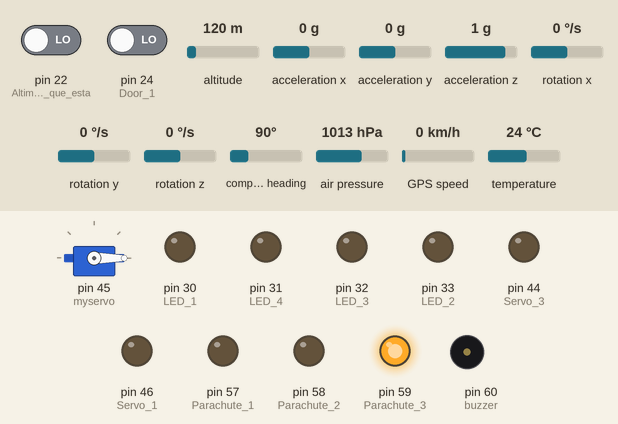
Recording of a sketch running on a simulated Arduino Mega 2560, built for the host (arithmetic inside an expression is 32-bit, double 64-bit). Parts: servo, output pins drawn as LEDs (lit = HIGH), buzzer (waves = sounding). Inputs (shaded band) come from the test bench; at power-on: pin 22 (Altimeter_1_e_o_que_esta) LOW, pin 24 (Door_1) LOW, altitude 120 m, acceleration x 0 g, acceleration y 0 g, acceleration z 1 g, rotation x 0 °/s, rotation y 0 °/s, rotation z 0 °/s, compass heading 90°, air pressure 1013 hPa, GPS speed 0 km/h, temperature 24 °C. Storage starts empty; the GPS gets a fix after 3 s at 37.7749, -122.4194 with 8 satellites; what the sketch prints to the serial monitor is not drawn.

Above: at 3.3 s.
3.4 s: pin 22 (Altimeter_1_e_o_que_esta) driven HIGH
At 4.8 s:
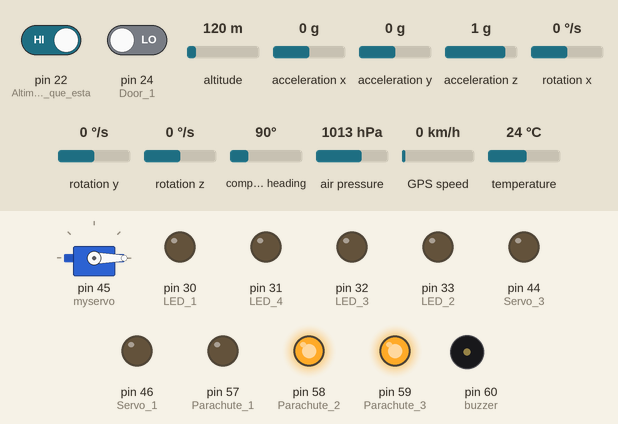
7.5 s: pin 24 (Door_1) driven HIGH
At 8.2 s:
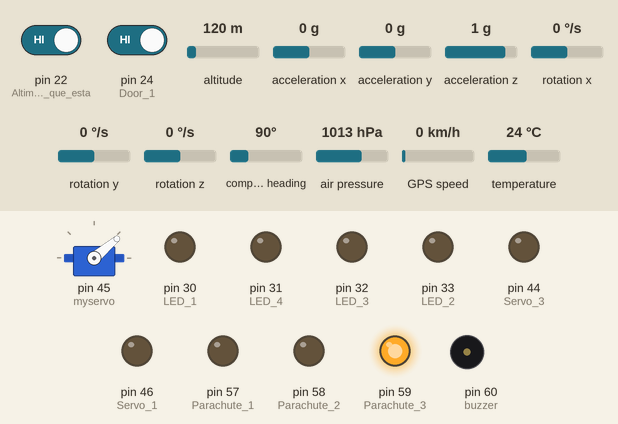
11.6 s: pin 24 (Door_1) driven LOW
At 12.5 s:
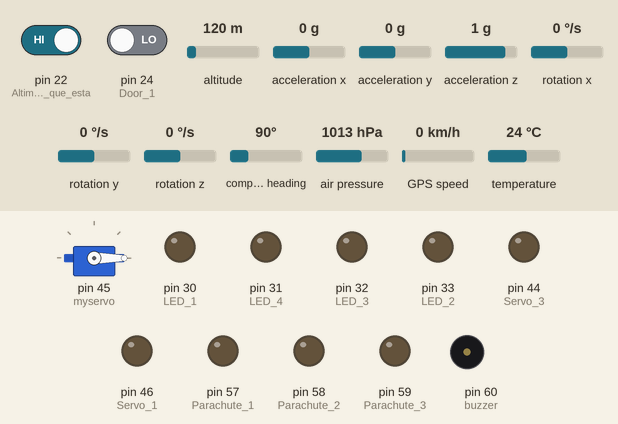
15.7 s: pin 24 (Door_1) driven HIGH
At 17.0 s:
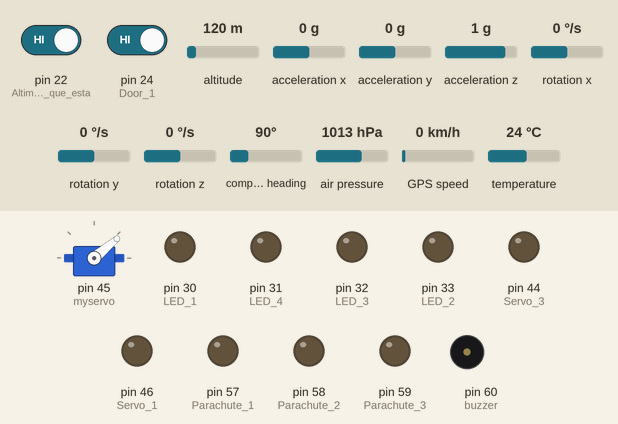
Timing chart, 0 to 24.6 s (numbered marks = the images above; inputs shaded):
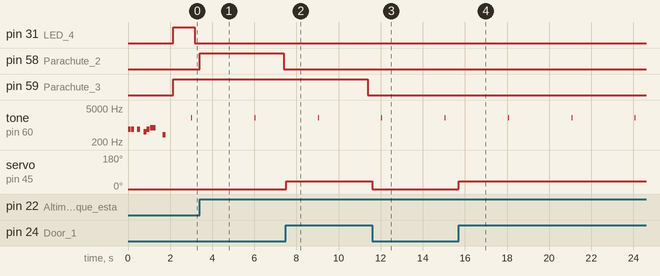

The sketch:

foguete.ino
```cpp
//SW1=Pin94=dig57=A3-middle (Won't be used)
//SW2=Pin93=dig58=A4-beside of volt meter
//SW3=Pin92=dig59=A5-beside of antenna
#include <Wire.h>
#include <CircularBuffer.h>
#include <SPI.h>
#include <SD.h>
#include <Adafruit_MPU6050.h>
#include <Adafruit_Sensor.h>
#include <TinyGPS++.h>
#include <SoftwareSerial.h>
#include <MS5611.h>
#include <Servo.h>
#define NOTE_G4  392
#define NOTE_C5  523
#define NOTE_E5  659
#define NOTE_G5  784
#define REST  0

//Iicialize song
int tempo = 200;
int buzzer = 60;
int melody[] = {
  NOTE_E5, 8, NOTE_E5, 8, REST, 8, NOTE_E5, 8, REST, 8, NOTE_C5, 8, NOTE_E5, 8, //1
  NOTE_G5, 4, REST, 4, NOTE_G4, 8, REST, 4
};
int notes = sizeof(melody) / sizeof(melody[0]) / 2;
int wholenote = (60000 * 4) / tempo;
int divider = 0, noteDuration = 0;
//******

int GPSBaud = 9600; //Comunication speed of GPS module
unsigned long tim = 0;
double Fbar = 0, Fimu = 0, FLoc = 0, reserva = 2, Accx1 = 0;

Servo myservo;
TinyGPSPlus gps;
SoftwareSerial gpsSerial(11, 12);  //GPS PINs
CircularBuffer<int, 5> buffer;  //Number of points to calculate a average height
File myFile;
MS5611 ms5611;
Adafruit_MPU6050 mpu;

void setup() {
  //Song **
  for (int thisNote = 0; thisNote < notes * 2; thisNote = thisNote + 2) {
    divider = melody[thisNote + 1];
    if (divider > 0) {
      noteDuration = (wholenote) / divider;
    } else if (divider < 0) {
      noteDuration = (wholenote) / abs(divider);
      noteDuration *= 1.5;
    }
    tone(buzzer, melody[thisNote], noteDuration * 0.9);
    delay(noteDuration);
    noTone(buzzer);
  }
  //**

  Serial.begin(57600);  //Comunication speed of telemetry
  myservo.attach(45);
  pinMode(30, OUTPUT);  //LED 1
  pinMode(33, OUTPUT);  //LED 2
  pinMode(32, OUTPUT);  //LED 3
  pinMode(31, OUTPUT);  //LED 4
  pinMode(46, OUTPUT);  //Servo 1
  pinMode(45, OUTPUT);  //Servo 2
  pinMode(44, OUTPUT);  //Servo 3
  pinMode(22, INPUT);  //Altimeter 1 e o que esta do lado do furo de prender cabo
  pinMode(69, INPUT);  //Altimeter 2 e o mais perto do sdcard
  pinMode(24, INPUT);  //Door 1
  pinMode(23, INPUT);  //Door 2
  pinMode(57, OUTPUT);  //Parachute 1
  pinMode(58, OUTPUT);  //Parachute 2
  pinMode(59, OUTPUT);  //Parachute 3
  pinMode(60, OUTPUT);  //Buzzer
  //digitalWrite(57, LOW); //Parachute 1 nao esta sendo usado, mas pode.
  digitalWrite(58, LOW); //Parachute 2 e o que esta perto do meditor de tensao
  digitalWrite(59, LOW); //Parachute 3 e o que esta do lado da antena
  myservo.write(0); //Place servo to 0 degrees


  SD.begin(10);  // Port to data of Sdcard
  while (!ms5611.begin(MS5611_HIGH_RES)) {
    Fbar = 0;
    delay(500);
  }
  Fbar = 1;

  while (!Serial) {
    delay(10); // waiting
  }

  if (!mpu.begin()) {
    Fimu = 0;
  }

  else Fimu = 1;

  mpu.setAccelerometerRange(MPU6050_RANGE_16_G); // Max acceleration
  mpu.setGyroRange(MPU6050_RANGE_500_DEG); //Max angle range
  mpu.setFilterBandwidth(MPU6050_BAND_184_HZ); //Max bandwidth
  delay(10);

  gpsSerial.begin(GPSBaud);

  /////////***HEADER****/////////
  //Serial.print("Acc X   ");
  //  Serial.print("Acc Y   ");
  //  Serial.print("Acc Z   ");
  //  Serial.print("Rot X   ");
  //  Serial.print("Rot y   ");
  //  Serial.print("Rot z   ");
  //  Serial.print("Latitude    ");
  //  Serial.print("Longitude   ");
  //  Serial.print("Avhei  ");
  //  Serial.print("VerSpe   ");
  //  Serial.println("Time  ");
  //****AINDA TEM QUE ADEQUAR*****
}

//___________LOOP_____________//

void loop() {
  static double lati, lon, A[] = {0.00, 0.00, 0.00, 0.00, 0.00, 0.00}, InstantaneousHeight, VertSpeed, ExpectedHeight, Avh, Accx, timer = 0, volt, current;
  static unsigned long tim1 = 0, tim2 = 0;
  static bool door1 = false, door2 = false, FlagImu=true;

  if (millis() - tim1 >= 10) {
    tim1 = millis();
    while (gpsSerial.available() > 0)
      if (gps.encode(gpsSerial.read()))
        LocationInfo(&lati, &lon);

    sensors_event_t a, g, temp;
    mpu.getEvent(&a, &g, &temp);
//    if(FlagImu==true){
//      Accx1 = -a.acceleration.x;
//    }
//    FlagImu=false;
    //Serial.println("");
    //Serial.print("Alt1=");
    //Serial.println(digitalRead(22));
    //Serial.print("ALT2=");
    //Serial.println(digitalRead(69));

    //
    //  if (!mpu.begin())
    //    Fimu=0;
    //  else Fimu=1;
    //
    //  if(!ms5611.begin(MS5611_HIGH_RES))
    //    Fbar=0;
    //  else Fbar=1;

    //*BUZZER CHECK**///
    if (Fbar == 0 || Fimu == 0) {
      if (millis() - tim2 >= 1000) {
        tim2 = millis();
        BuzError();
      }
    }

    if (Fbar == 1 && Fimu == 1) {
      if (millis() - tim2 >= 3000) {
        tim2 = millis();
        BuzOk();
      }
    }

    //*THE END BUZZER CHECK**//

    //Serial.print("Floc=");
    //Serial.println(FLoc);
    //Serial.print("Fbar=");
    //Serial.println(Fbar);
    //Serial.print("Fimu=");
    //Serial.println(Fimu);

    if (Fbar == 0)
      digitalWrite(33, HIGH);
    else
      digitalWrite(33, LOW);

    if (FLoc == 0)
      digitalWrite(31, HIGH);
    else
      digitalWrite(31, LOW);

    if (Fimu == 0)
      digitalWrite(30, HIGH);
    else
      digitalWrite(30, LOW);
    //reserva = reserva * cos(3.14);
    //    volt = Volt();
    //    current = volt / .2;
    //    Serial.print("volt");
    //    Serial.println(volt);
    //    Serial.print(a.acceleration.x);
    //    Serial.print("   ");
    //    Serial.print(a.acceleration.y);
    //    Serial.print("    ");
    //    Serial.print(a.acceleration.z);
    //    Serial.print("   ");
    //    //Serial.println(" m/s^2");
    //    Serial.print(g.gyro.x * 180 / 3.14);
    //    Serial.print("   ");
    //    Serial.print(g.gyro.y * 180 / 3.14);
    //    Serial.print("   ");
    //    Serial.print(g.gyro.z * 180 / 3.14);
    //    Serial.print("    ");

    InstantaneousHeight = readPressure();
    Avh = averHeight(InstantaneousHeight);

    //** Shift position *//
    A[5] = A[4];
    A[4] = A[3];
    A[3] = A[2];
    A[2] = A[1];
    A[1] = A[0];
    A[0] = Avh;

    VertSpeed = AverVertSpeed(A[0], A[1]);
    ExpectedHeight = HeiEst(VertSpeed, Avh);
//        Serial.print(lati, 6);
//        Serial.print("    ");
//        Serial.print(lon, 6);
//        Serial.print("    ");

//    Serial.print(Avh);
//    Serial.print(",");
//    Serial.print(InstantaneousHeight);
//    Serial.print(",");
//    Serial.println(VertSpeed);
//    Serial.print(",");
//    Serial.print(A[0]);
//    Serial.print(",");
//    Serial.print(A[1]);
//    Serial.print(",");
//    Serial.println(millis());


    static int Parac = Parachutes(A[0], A[4]);
    CheckAlt1(Parac);
    CheckAlt2(Parac);


    //////////////VERIFICAER////////////////
    storage(a.acceleration.x, a.acceleration.y, a.acceleration.z, g.gyro.x, g.gyro.y, g.gyro.z, Avh, VertSpeed, ExpectedHeight, millis());
    double tim2 = tim1;
    Accx = a.acceleration.y;
    //    Serial.print("Accz=");
    //    Serial.println(Accz);
    timer = millis();
    //Serial.println(Accx);
    //SendToPython(&Accx, &Avh, &VertSpeed, &ExpectedHeight, &timer);//,&ExpectedHeight);

    Serial.print(Accx);
    Serial.print(" , ");
    Serial.print(Avh);
    Serial.print(" , ");
    Serial.print(VertSpeed);
    Serial.print(" , ");
    Serial.println(ExpectedHeight);
//    Serial.print(" , ");
//    Serial.println(timer);
    //////////*******//////////////////////
  }

}

//______ FUNCTION RESPONSIBLE TO SEND DATAS TO GROUND STATION _______//

void SendToPython(double* data1, double* data2, double* data3, double* data4, double* data5) //double* data6, double* data7, double* data8, double* data9, double* data10, double* data11)//, double* data12)
{
  byte* byteData1 = (byte*)(data1);
  byte* byteData2 = (byte*)(data2);
  byte* byteData3 = (byte*)(data3);
  byte* byteData4 = (byte*)(data4);
  byte* byteData5 = (byte*)(data5);
//  byte* byteData6 = (byte*)(data6);
//  byte* byteData7 = (byte*)(data7);
//  byte* byteData8 = (byte*)(data8);
//  byte* byteData9 = (byte*)(data9);
//  byte* byteData10 = (byte*)(data10);
//  byte* byteData11 = (byte*)(data11);
  //byte* byteData12 = (byte*)(data12);
  //  byte* byteData13 = (byte*)(data13);


  byte buf[20] = {byteData1[0], byteData1[1], byteData1[2], byteData1[3],
                  byteData2[0], byteData2[1], byteData2[2], byteData2[3],
                  byteData3[0], byteData3[1], byteData3[2], byteData3[3],
                  byteData4[0], byteData4[1], byteData4[2], byteData4[3],
                  byteData5[0], byteData5[1], byteData5[2], byteData5[3]
//                  byteData6[0], byteData6[1], byteData6[2], byteData6[3],
//                  byteData7[0], byteData7[1], byteData7[2], byteData7[3],
//                  byteData8[0], byteData8[1], byteData8[2], byteData8[3],
//                  byteData9[0], byteData9[1], byteData9[2], byteData9[3],
//                  byteData10[0], byteData10[1], byteData10[2], byteData10[3],
//                  byteData11[0], byteData11[1], byteData11[2], byteData11[3]
                  //byteData12[0], byteData12[1], byteData12[2], byteData12[3]
                 };
  //  byteData13[0], byteData13[1], byteData13[2], byteData13[3]};
  Serial.write(buf, 20);
}

//___________PARACHUTES_____________//

int Parachutes(double Pos0, double Pos5) {
  static int Count = 0;
  if ((Pos5 < (Pos0 + 1)) && (Pos0 > 500)) {
    Count++;
    if (Count > 10 && Count < 29)return (2);
    if (Count > 30)return (1);
  }
  else return (0);
}
//__________AVERAGE SPEED____________//

double AverVertSpeed(double Pos0, double Pos1) {
  static double Deltime;
  int Speed = (Pos0 - Pos1) * 10 / ( (millis() - Deltime)); //m/s
  Deltime = millis();
  return (Speed);

}
//__________averHeight___________//

double averHeight(double InstantaneousHeight) {
  double a = InstantaneousHeight;
  //if(a>.20){
  buffer.push((int)InstantaneousHeight);
  if (millis() - tim >= 20) {
    //Serial.print("time=");
    //Serial.println(millis() - tim);
    tim = millis();

    float avgHeigt = 0.00;
    using index_t = decltype(buffer)::index_t;
    for (index_t i = 0; i < buffer.size(); i++) {
      avgHeigt += buffer[i] / (float)buffer.size();
      // if(i>1 && (buffer[i] / (float)buffer.size()<buffer[i-1] / (float)buffer.size())){

    }
    return (avgHeigt);
  }

}
//__________SD CARD STORAGE___________//

double storage(double Accx, double Accy, double Accz, double Rotx, double Roty,
               double Rotz, double AveHei,  double Speed, double expectedHeigh, double Time) {
  String txt = ".txt";

  static int b;
  static bool count = true;
  if (count) {
    for (int a = 0; a < 100; a++) {
      if (SD.exists(String(a) + txt)) {
        b = a;
      }
    }
  }
  myFile = SD.open(String(b + 1) + txt, FILE_WRITE);
  if (myFile) {
    if (count) {
      myFile.println("Acc X   Acc Y   Acc Z   Rot X   Rot Y   Rot Z   Avhei   Speed    Time  ExpectedHeight");

      count = false;
    }
    myFile.print(Accx);
    myFile.print("   ");
    myFile.print(Accy);
    myFile.print("   ");
    myFile.print(Accz);
    myFile.print("   ");
    myFile.print(Rotx);
    myFile.print("   ");
    myFile.print(Roty);
    myFile.print("   ");
    myFile.print(Rotz);
    myFile.print("     ");
    myFile.print(AveHei);
    myFile.print("     ");
    myFile.print(Speed);
    myFile.print("     ");
    myFile.print(expectedHeigh);
    myFile.print("     ");
    myFile.println(millis());
    myFile.close();
  }
}
//____________PRESSURE CALCULATOR____________//

double readPressure()
{ static int i = 0;
  int NumIte = 50;
  static double AveHeig = 0, baseline = 0, SetPoint = 0;
  if (i < NumIte) {
    for (i = 0; i < NumIte; i++) {
      //double realTemperature = ms5611.readTemperature(true);
      double realPressure = ms5611.readPressure();
      double realAltitude = ms5611.getAltitude(realPressure);
      AveHeig = AveHeig + realAltitude;
      //      Serial.print("AveHeig=");
      //      Serial.println(AveHeig);
    }
    baseline = AveHeig / NumIte;
    //  Serial.print("baseline");
    //  Serial.println(baseline);
  }
  SetPoint = ms5611.getAltitude(ms5611.readPressure(true)) - baseline;
  //FilterHeight(SetPoint);
  return (SetPoint);//-FilterHeight(SetPoint));
}
//FilterHeight

//____________LOCATION____________//

void LocationInfo(double *LAT, double *LON )//FUNÇÃO RESPONSAVEL PELA LEITURA DOS DADOS
{
  if (gps.location.isValid())//SE A LOCALIZAÇÃO DO SINAL ENCONTRADO É VÁLIDA, ENTÃO
  {
    *LAT = gps.location.lat();
    *LON = gps.location.lng();
    FLoc = 1;
    // Serial.println(" location identified");
  }
  else
  {
    FLoc = 0;
    //Serial.println("No location identified yet");//No identified location
  }
}

//_________ BEEP FOR PROBLEMS CONDITIONS ___________//

void BuzError() {
  static int count = 0;
  //if(count==0)
  tone(60, 500, 30);

  if (count == 1)
    tone(60, 1500, 30);

  count++;
  if (count == 2)
    count = 0;
}

//_________ BEEP FOR REGULARS CONDITIONS __________//

void BuzOk() {
  tone(60, 2000, 30);
}

//___________ VOLT METER _____________//

double Volt() {
  double  volt1, volt2, volt;
  volt1 = analogRead(A1);
  volt2 = analogRead(A0);
  volt = volt1 - volt2;
  return (volt);
}

//___________ALTIMETER 1 INPUT CHECK _______//

void CheckAlt1(int parac) {

  static double starTime, starTime2;
  static bool Flag = true;
  if ((digitalRead(22) == HIGH) || parac == 1)
    Flag = false;
  //Serial.print("flag=");
  //Serial.println(Flag);
  if (Flag == true)
    starTime = millis();
  //Serial.print("startime=");
  //Serial.println(starTime);
  if (Flag == false && ((millis() - starTime) < 4000) ) {
    digitalWrite(58, HIGH);
    starTime2 = millis();
  }
  else {
    digitalWrite(58, LOW);
    if (((millis() - starTime2) < 4000) ) {
      digitalWrite(59, HIGH);
    }
    else
      digitalWrite(59, LOW);
  }
}
//________ ALTIMETER 2 INPUT CHECK SERVO CUBESAT ______//

void CheckAlt2(int parac) {

  static double starTime;
  static bool Flag = true;
  if (parac == 2)
    Flag = false;

  if (Flag == true)
    starTime = millis();

  if ((Flag == false && (millis() - starTime < 10000)) || digitalRead(24) == HIGH) {
    //digitalWrite(59, HIGH);
    myservo.write(40);//Place servo  to 180 degrees.
  }
  else {
    //digitalWrite(59, LOW);
    myservo.write(0);
  }
}

//__________ HEIGHT ESTIMATOR ________//

double HeiEst(double VertSpeed, double Avh) {
  static double starTime, ExpHei = 0;
  static bool Flag = true;
  if (Avh > 100)
    Flag = false;

  if (Flag == true)
    starTime = millis();

  if (Flag == false && (millis() - starTime > 2000) ) {
    ExpHei = (VertSpeed * VertSpeed) / (19.62) + Avh;
    return (ExpHei);
  }
  else {
    return (0);
  }
}


//______ ANT-DEVIATION FILTER FOR HEIGHT CALCULATOR ______//

//double FilterHeight (double SetPoint) {
//  static double FilterTime = 0, HoldValue = 0, dif = 0;
//
//  if ((millis() - FilterTime) > 40000) {
//    if ((SetPoint > HoldValue + .20) || (SetPoint < HoldValue - .20)) {
//    HoldValue = SetPoint;
//    dif = 0;
//    return (dif);
//    }
//    else {
//      dif = SetPoint - HoldValue;
//      return (dif);
//    }
//  }
//  else {
//    return(0);
//  }
//}
```

Measured:
- after the input at 3.4 s, pin 58 (Parachute_2): LOW → HIGH at once, → LOW 4.0 s later; pin 59 (Parachute_3): stays HIGH (without the input it goes to LOW after 0.61 s)
- after the input at 7.5 s, servo on pin 45 (myservo): 0° → 40° at once
- after the input at 11.6 s, servo on pin 45 (myservo): 40° → 0° at once
- after the input at 15.7 s, servo on pin 45 (myservo): 0° → 40° at once
- by itself, tone on pin 60 (buzzer): alternates 2000 Hz for 0.03 s and silent for 3.0 s
